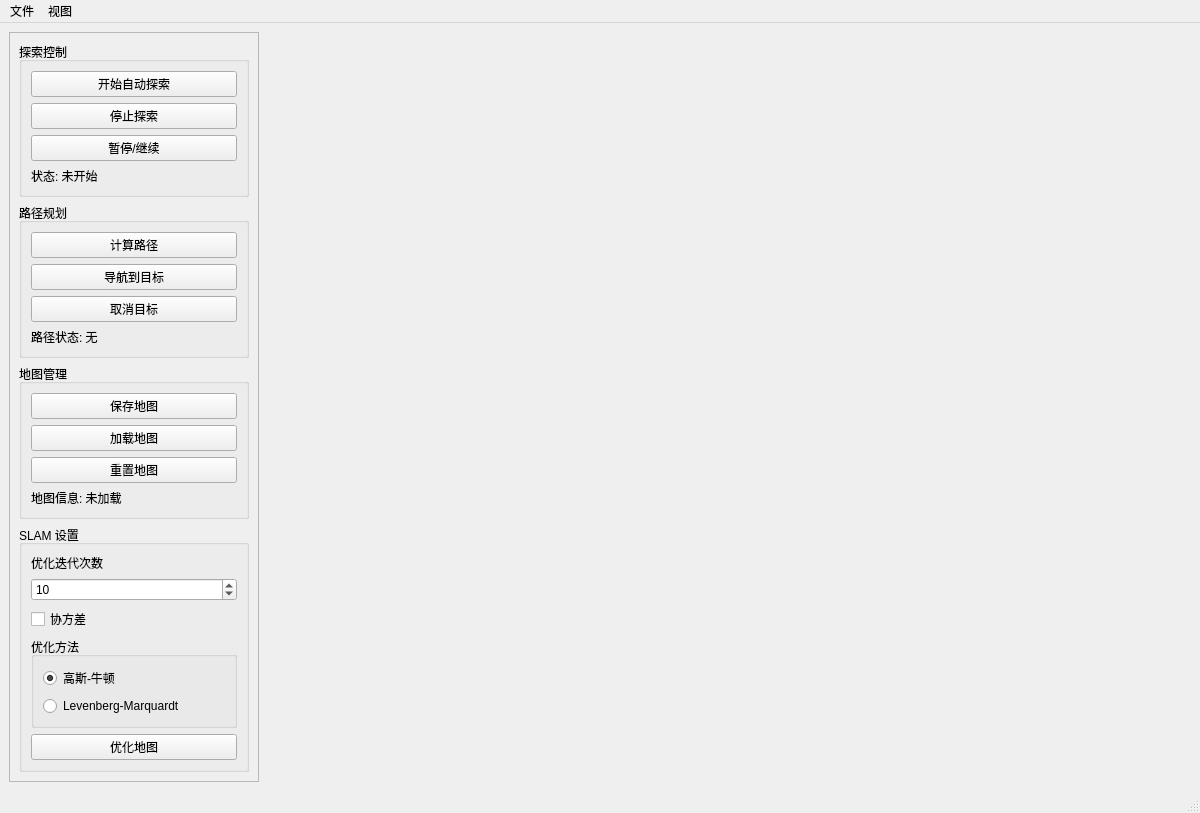
<?xml version="1.0" encoding="UTF-8"?>
<ui version="4.0">
 <class>MainWindow</class>
 <widget class="QMainWindow" name="MainWindow">
  <property name="geometry">
   <rect>
    <x>0</x>
    <y>0</y>
    <width>1200</width>
    <height>800</height>
   </rect>
  </property>
  <property name="windowTitle">
   <string>GraphSLAM 可视化与路径规划</string>
  </property>
  <widget class="QWidget" name="centralwidget">
   <layout class="QHBoxLayout" name="horizontalLayout">
    <item>
     <widget class="QFrame" name="controlFrame">
      <property name="sizePolicy">
       <sizepolicy hsizetype="Preferred" vsizetype="Preferred">
        <horstretch>0</horstretch>
        <verstretch>0</verstretch>
       </sizepolicy>
      </property>
      <property name="minimumSize">
        <size>
         <width>250</width>
         <height>0</height>
        </size>
      </property>
      <property name="frameShape">
       <enum>QFrame::StyledPanel</enum>
      </property>
      <property name="frameShadow">
       <enum>QFrame::Raised</enum>
      </property>
      <layout class="QVBoxLayout" name="verticalLayout">
       <item>
        <widget class="QGroupBox" name="explorationGroupBox">
         <property name="title">
          <string>探索控制</string>
         </property>
         <layout class="QVBoxLayout" name="explorationLayout">
          <item>
           <widget class="QPushButton" name="startExplorationButton">
            <property name="text">
             <string>开始自动探索</string>
            </property>
           </widget>
          </item>
          <item>
           <widget class="QPushButton" name="stopExplorationButton">
            <property name="text">
             <string>停止探索</string>
            </property>
           </widget>
          </item>
          <item>
           <widget class="QPushButton" name="pauseExplorationButton">
            <property name="text">
             <string>暂停/继续</string>
            </property>
           </widget>
          </item>
          <item>
           <widget class="QLabel" name="explorationStatus">
            <property name="text">
             <string>状态: 未开始</string>
            </property>
           </widget>
          </item>
         </layout>
        </widget>
       </item>
       <item>
        <widget class="QGroupBox" name="pathPlanningGroupBox">
         <property name="title">
          <string>路径规划</string>
         </property>
         <layout class="QVBoxLayout" name="pathPlanningLayout">
          <item>
           <widget class="QPushButton" name="calculatePathButton">
            <property name="text">
             <string>计算路径</string>
            </property>
           </widget>
          </item>
          <item>
           <widget class="QPushButton" name="navigateToGoalButton">
            <property name="text">
             <string>导航到目标</string>
            </property>
           </widget>
          </item>
          <item>
           <widget class="QPushButton" name="cancelGoalButton">
            <property name="text">
             <string>取消目标</string>
            </property>
           </widget>
          </item>
          <item>
           <widget class="QLabel" name="pathStatus">
            <property name="text">
             <string>路径状态: 无</string>
            </property>
           </widget>
          </item>
         </layout>
        </widget>
       </item>
       <item>
        <widget class="QGroupBox" name="mapGroupBox">
         <property name="title">
          <string>地图管理</string>
         </property>
         <layout class="QVBoxLayout" name="mapLayout">
          <item>
           <widget class="QPushButton" name="saveMapButton">
            <property name="text">
             <string>保存地图</string>
            </property>
           </widget>
          </item>
          <item>
           <widget class="QPushButton" name="loadMapButton">
            <property name="text">
             <string>加载地图</string>
            </property>
           </widget>
          </item>
          <item>
           <widget class="QPushButton" name="resetMapButton">
            <property name="text">
             <string>重置地图</string>
            </property>
           </widget>
          </item>
          <item>
           <widget class="QLabel" name="mapInfo">
            <property name="text">
             <string>地图信息: 未加载</string>
            </property>
           </widget>
          </item>
         </layout>
        </widget>
       </item>
       <item>
        <widget class="QGroupBox" name="slamSettingsGroupBox">
         <property name="title">
          <string>SLAM 设置</string>
         </property>
         <layout class="QVBoxLayout" name="slamSettingsLayout">
          <item>
           <widget class="QLabel" name="label">
            <property name="text">
             <string>优化迭代次数</string>
            </property>
           </widget>
          </item>
          <item>
           <widget class="QSpinBox" name="spIterations">
            <property name="minimum">
             <number>1</number>
            </property>
            <property name="maximum">
             <number>100</number>
            </property>
            <property name="value">
             <number>10</number>
            </property>
           </widget>
          </item>
          <item>
           <widget class="QCheckBox" name="cbCovariances">
            <property name="text">
             <string>协方差</string>
            </property>
           </widget>
          </item>
          <item>
           <widget class="QGroupBox" name="optimizationMethodGroup">
            <property name="title">
             <string>优化方法</string>
            </property>
            <layout class="QVBoxLayout" name="verticalLayout_2">
             <item>
              <widget class="QRadioButton" name="rbGauss">
               <property name="text">
                <string>高斯-牛顿</string>
               </property>
               <property name="checked">
                <bool>true</bool>
               </property>
              </widget>
             </item>
             <item>
              <widget class="QRadioButton" name="rbLevenberg">
               <property name="text">
                <string>Levenberg-Marquardt</string>
               </property>
              </widget>
             </item>
            </layout>
           </widget>
          </item>
          <item>
           <widget class="QPushButton" name="btnOptimize">
            <property name="text">
             <string>优化地图</string>
            </property>
           </widget>
          </item>
         </layout>
        </widget>
       </item>
       <item>
        <spacer name="verticalSpacer">
         <property name="orientation">
          <enum>Qt::Vertical</enum>
         </property>
         <property name="sizeHint" stdset="0">
          <size>
           <width>20</width>
           <height>40</height>
          </size>
         </property>
        </spacer>
       </item>
      </layout>
     </widget>
    </item>
    <item>
     <widget class="g2o::Slam2DViewer" name="viewer" native="true">
      <property name="sizePolicy">
       <sizepolicy hsizetype="Preferred" vsizetype="Preferred">
        <horstretch>1</horstretch>
        <verstretch>0</verstretch>
       </sizepolicy>
      </property>
     </widget>
    </item>
   </layout>
  </widget>
  <widget class="QMenuBar" name="menubar">
   <property name="geometry">
    <rect>
     <x>0</x>
     <y>0</y>
     <width>1200</width>
     <height>25</height>
    </rect>
   </property>
   <widget class="QMenu" name="menuFile">
    <property name="title">
     <string>文件</string>
    </property>
    <addaction name="actionLoad"/>
    <addaction name="actionSave"/>
    <addaction name="separator"/>
    <addaction name="actionQuit"/>
   </widget>
   <widget class="QMenu" name="menuView">
    <property name="title">
     <string>视图</string>
    </property>
    <addaction name="actionShowRobotPath"/>
    <addaction name="actionShowFrontiers"/>
    <addaction name="actionShowObstacles"/>
   </widget>
   <addaction name="menuFile"/>
   <addaction name="menuView"/>
  </widget>
  <widget class="QStatusBar" name="statusbar"/>
  <action name="actionLoad">
   <property name="text">
    <string>加载...</string>
   </property>
  </action>
  <action name="actionSave">
   <property name="text">
    <string>保存...</string>
   </property>
  </action>
  <action name="actionQuit">
   <property name="text">
    <string>退出</string>
   </property>
  </action>
  <action name="actionShowRobotPath">
   <property name="checkable">
    <bool>true</bool>
   </property>
   <property name="text">
    <string>显示机器人路径</string>
   </property>
  </action>
  <action name="actionShowFrontiers">
   <property name="checkable">
    <bool>true</bool>
   </property>
   <property name="text">
    <string>显示边界点</string>
   </property>
  </action>
  <action name="actionShowObstacles">
   <property name="checkable">
    <bool>true</bool>
   </property>
   <property name="text">
    <string>显示障碍物</string>
   </property>
  </action>
 </widget>
 <customwidgets>
  <customwidget>
   <class>g2o::Slam2DViewer</class>
   <extends>QWidget</extends>
   <header>slam2d_viewer.h</header>
   <container>1</container>
  </customwidget>
 </customwidgets>
 <resources/>
 <connections>
  <connection>
   <sender>startExplorationButton</sender>
   <signal>clicked()</signal>
   <receiver>MainWindow</receiver>
   <slot>startExploration()</slot>
   <hints>
    <hint type="sourcelabel">
     <x>100</x>
     <y>50</y>
    </hint>
    <hint type="destinationlabel">
     <x>200</x>
     <y>30</y>
    </hint>
   </hints>
  </connection>
  <connection>
   <sender>stopExplorationButton</sender>
   <signal>clicked()</signal>
   <receiver>MainWindow</receiver>
   <slot>stopExploration()</slot>
   <hints>
    <hint type="sourcelabel">
     <x>100</x>
     <y>80</y>
    </hint>
    <hint type="destinationlabel">
     <x>200</x>
     <y>30</y>
    </hint>
   </hints>
  </connection>
  <connection>
   <sender>saveMapButton</sender>
   <signal>clicked()</signal>
   <receiver>MainWindow</receiver>
   <slot>saveMap()</slot>
   <hints>
    <hint type="sourcelabel">
     <x>100</x>
     <y>180</y>
    </hint>
    <hint type="destinationlabel">
     <x>200</x>
     <y>30</y>
    </hint>
   </hints>
  </connection>
  <connection>
   <sender>loadMapButton</sender>
   <signal>clicked()</signal>
   <receiver>MainWindow</receiver>
   <slot>loadMap()</slot>
   <hints>
    <hint type="sourcelabel">
     <x>100</x>
     <y>210</y>
    </hint>
    <hint type="destinationlabel">
     <x>200</x>
     <y>30</y>
    </hint>
   </hints>
  </connection>
  <connection>
   <sender>actionQuit</sender>
   <signal>triggered()</signal>
   <receiver>MainWindow</receiver>
   <slot>close()</slot>
   <hints>
    <hint type="sourcelabel">
     <x>400</x>
     <y>20</y>
    </hint>
    <hint type="destinationlabel">
     <x>400</x>
     <y>20</y>
    </hint>
   </hints>
  </connection>
 </connections>
</ui>
